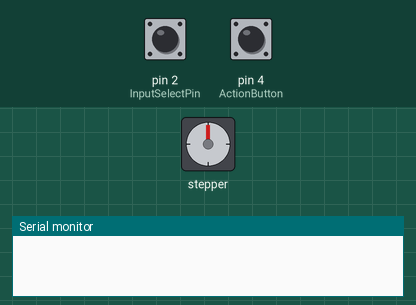
Bench run of a sketch on a simulated Arduino Uno, built with avr-gcc and run on an emulated ATmega328P. Parts: stepper motor, the last lines printed to the serial monitor. Wiring (inferred from the names in the program): stepper motor (2048 steps per turn assumed): coils pin 10, pin 11, pin 12, pin 13. Inputs (shaded band) come from the test bench; at power-on: pin 4 (ActionButton) HIGH, pin 2 (InputSelectPin) HIGH.

Above: at 1.2 s.
1.3 s: pin 4 (ActionButton) pulled LOW for 0.15 s
At 2.4 s:
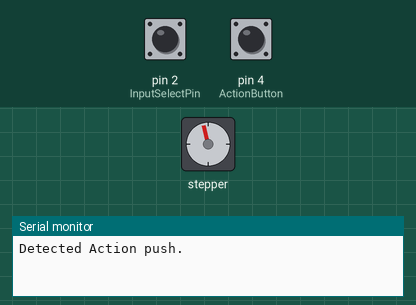
At 3.0 s:
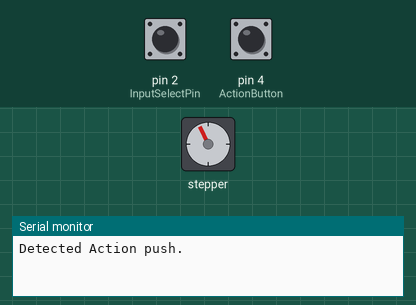
4.3 s: pin 2 (InputSelectPin) pulled LOW for 0.15 s
At 4.7 s:
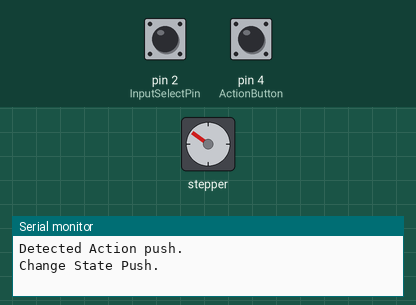
Timing chart, 0 to 7.3 s (numbered marks = the images above; inputs shaded):
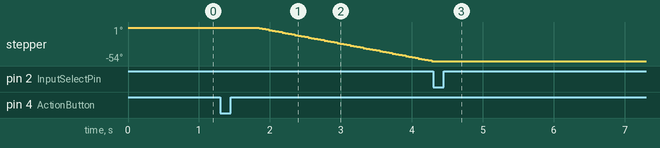

Measured:
- after the input at 1.3 s, stepper: keeps turning counter-clockwise at about 22°/s, starting after 0.55 s
- after the input at 4.3 s, stepper: stops changing and stays -54°

The sketch:

barndoor_tracker.ino
```cpp
//Input pins
const int InputSelectPin = 2;
const int ActionButton = 4;

//variables for the motor pins
const int motorPin1 = 10;    // Blue   - 28BYJ48 pin 1
const int motorPin2 = 11;    // Pink   - 28BYJ48 pin 2
const int motorPin3 = 12;    // Yellow - 28BYJ48 pin 3
const int motorPin4 = 13;    // Orange - 28BYJ48 pin 4
// Red    - 28BYJ48 pin 5 (VCC)
const int lookup[8] = { B01000, B01100, B00100, B00110, B00010, B00011, B00001, B01001 };

int ActionSelector = 0;
bool isRotating = false;
bool isRewinding = false;

const int alterSpeedAmount = 200;

const int sleepTime = 100;

int eartRotationSleep = 4000;  //variable to set stepper speed
int unwindSleep = 900;  //variable to set stepper speed

void setup() {
	pinMode(motorPin1, OUTPUT);
	pinMode(motorPin2, OUTPUT);
	pinMode(motorPin3, OUTPUT);
	pinMode(motorPin4, OUTPUT);

	//when circuit is open pin is high
	pinMode(ActionButton, INPUT_PULLUP);
	pinMode(InputSelectPin, INPUT_PULLUP);
  pinMode(LED_BUILTIN, OUTPUT);

	// initialize serial communication:
	Serial.begin(9600);
}

void loop()
{
	checkInput();

	while (isRotating)
	{
		counterEarthRotation(); //built in sleep so no need for a delay
	}

	while (isRewinding)
	{
		rewindBolt(); //built in sleep so no need for a delay
		checkInput();
	}

	//make sure motor is off if we're not doing anything
	digitalWrite(motorPin1, LOW);
	digitalWrite(motorPin2, LOW);
	digitalWrite(motorPin3, LOW);
	digitalWrite(motorPin4, LOW);

	delay(sleepTime);
}

void checkInput() {
  bool buttonPressed = false;

	bool shouldPerformAction = digitalRead(ActionButton) == 0;
	if (shouldPerformAction)
	{
		Serial.print("Detected Action push.\r\n");
		performAction();
    buttonPressed = true;
	}

	bool changingState = digitalRead(InputSelectPin) == 0;
	if (changingState)
	{
		Serial.print("Change State Push.\r\n");
		changeState();
    buttonPressed = true;
	}

  if (buttonPressed) {
    delay(500); //ignore input for a half second
  }
}

void changeState(){
  ActionSelector++;
  if(ActionSelector == 4){
    ActionSelector = 0;
  }

  for(int i = 0; i <= ActionSelector; i++){
    blink();
  }
}

void blink(){
    digitalWrite(LED_BUILTIN, HIGH);  // turn the LED on (HIGH is the voltage level)
    delay(500);                      // wait for a second
    digitalWrite(LED_BUILTIN, LOW);   // turn the LED off by making the voltage LOW
    delay(300);                      // wait for a second
}

void performAction(){
  if (ActionSelector == 0) {
    isRotating = !isRotating;
		isRewinding = false;
  }
  else if (ActionSelector == 1) {
    isRewinding = !isRewinding;
		isRotating = false;
  }
  else if (ActionSelector == 2) {
    eartRotationSleep -= alterSpeedAmount;
    Serial.print("Rotate Speed: ");
    Serial.print(eartRotationSleep);
    Serial.print("\r\n");
  }
  else if (ActionSelector == 3) {
    eartRotationSleep += alterSpeedAmount;
    Serial.print("Rotate Speed: ");
    Serial.print(eartRotationSleep);
    Serial.print("\r\n");
  }
}

void counterEarthRotation(){
	for (int i = 0; i < 8; i++)
	{
		setOutput(i);
		delayMicroseconds(eartRotationSleep);
		checkInput();
	}
}

void rewindBolt(){
  for (int i = 7; i >= 0; i--)
	{
		setOutput(i);
		delayMicroseconds(unwindSleep);
		checkInput();
	}
}

void setOutput(int out)
{
	digitalWrite(motorPin1, bitRead(lookup[out], 0));
	digitalWrite(motorPin2, bitRead(lookup[out], 1));
	digitalWrite(motorPin3, bitRead(lookup[out], 2));
	digitalWrite(motorPin4, bitRead(lookup[out], 3));
}
```
